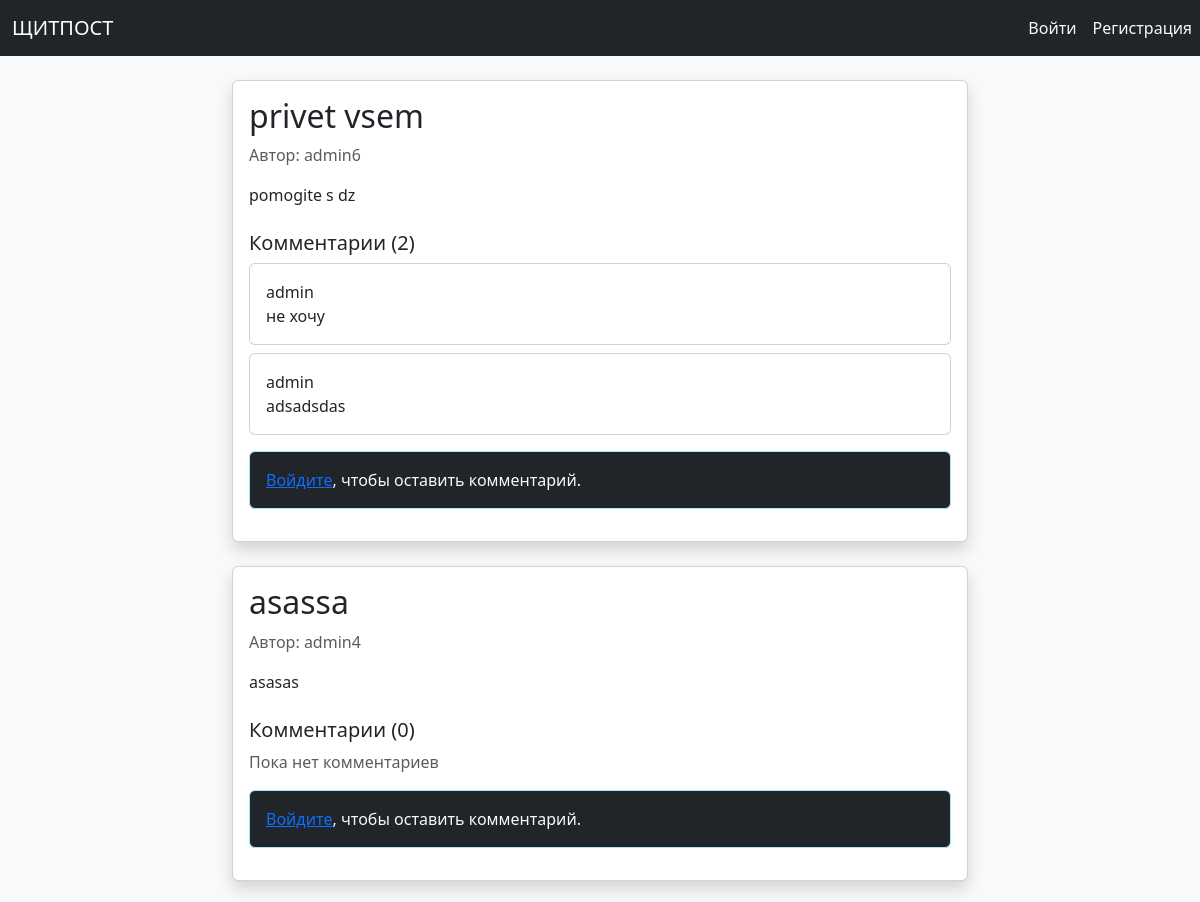
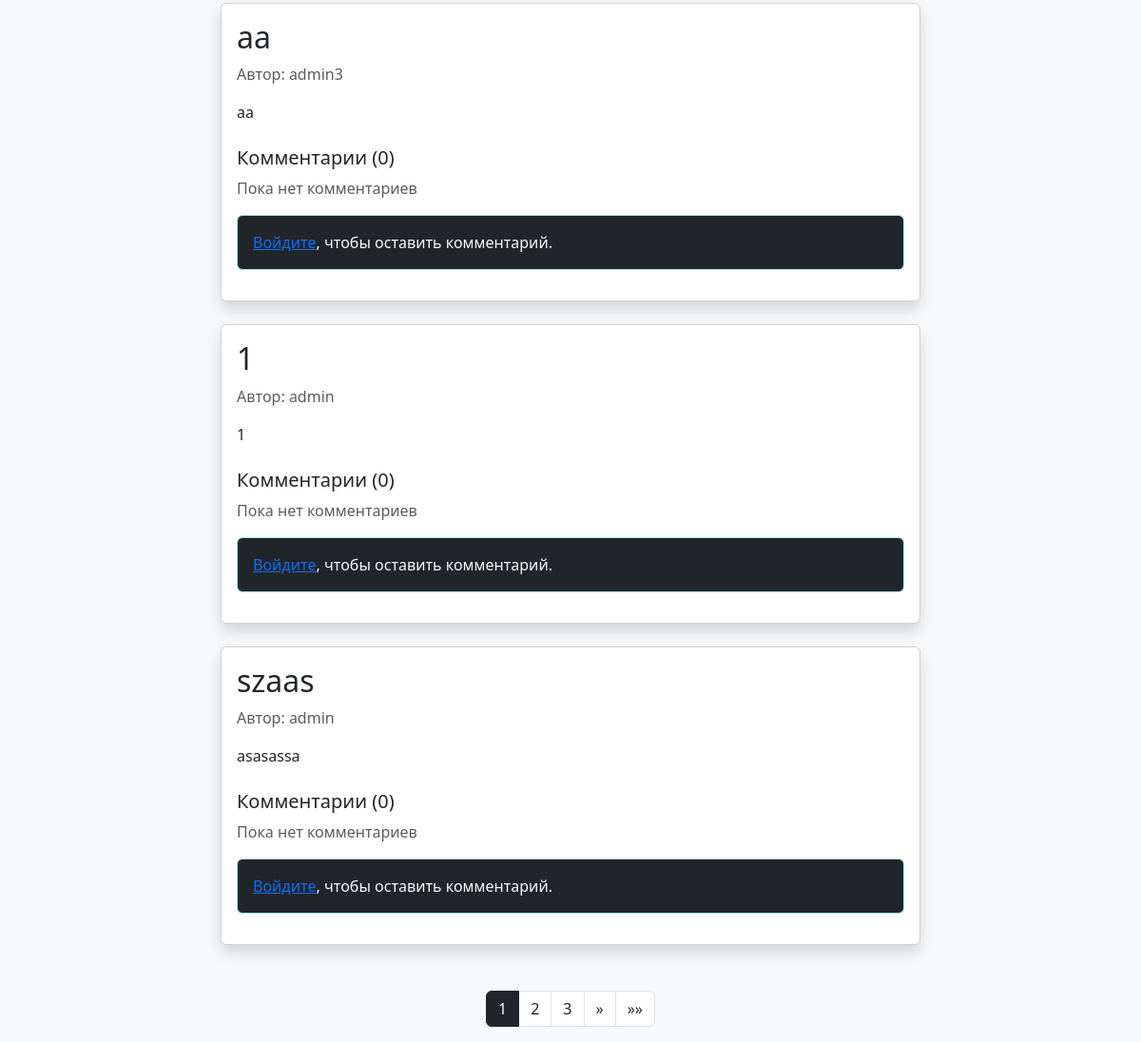
The page / on the database its author committed (2 pictures, top to bottom).
### poster/models.py (models this page shows)
class Post(models.Model):
    author=models.ForeignKey(User, on_delete=models.CASCADE)
    id=models.AutoField(primary_key=True)
    title=models.CharField(max_length=100)
    content=models.TextField()

class Comment(models.Model):
    id=models.AutoField(primary_key=True)
    author=models.ForeignKey(User, on_delete=models.CASCADE)
    post=models.ForeignKey(Post, on_delete=models.CASCADE)
    content=models.TextField()

### poster/views.py (the view)
# urls.py: path('', post_list, name='post_list'),
def post_list(request):
    all_posts = Post.objects.all().order_by('-id')
    paginator = Paginator(all_posts, 5)
    page = request.GET.get('page')
    try:
        posts = paginator.page(page)
    except PageNotAnInteger:
        posts = paginator.page(1)
    except EmptyPage:
        posts = paginator.page(paginator.num_pages)
    if request.method == 'POST':
        form = CommentForm(request.POST)
        if form.is_valid():
            comment = form.save(commit=False)
            comment.author = request.user
            comment.post_id = request.POST.get('post_id')
            comment.save()
            return redirect(f"{request.path}?page={posts.number}")
    else:
        form = CommentForm()
    return render(request, 'posts.html', {
        'posts': posts,
        'form': form,
    })

### poster/templates/posts.html (shortened to what this page needs)
{% extends 'base.html' %}
{% block content %}
<div class="row">
    <div class="col-md-8 mx-auto">
        {% for post in posts %}
            <div class="card mb-4 shadow">
                <div class="card-body">
                    <h2 class="card-title">{{ post.title }}</h2>
                    <p class="text-muted">Автор: {{ post.author.username }}</p>
                    <p class="card-text">{{ post.content }}</p>
                    <div class="mt-4">
                        <h5>Комментарии ({{ post.comment_set.count }})</h5>
                        {% for comment in post.comment_set.all %}
                            <div class="card mb-2">
                                <div class="card-body p-3">
                                    <div class="d-flex justify-content-between">
                                        <span class="text-primary text-dark">{{ comment.author.username }}</span>
                                    </div>
                                    <p class="mb-0">{{ comment.content }}</p>
                                </div>
                            </div>
                        {% empty %}
                            <p class="text-muted">Пока нет комментариев</p>
                        {% endfor %}
                    </div>
                    {% if user.is_authenticated %}
                        <form method="POST" class="mt-3">
                            {% csrf_token %}
                            <input type="hidden" name="post_id" value="{{ post.id }}">
                            <div class="mb-3">
                                {{ form.content }}
                            </div>
                            <button type="submit" class="btn btn-dark">Отправить комментарий</button>
                        </form>
                    {% else %}
                        <div class="alert alert-info mt-3 bg-dark text-light">
                            <a href="{% url 'login' %}">Войдите</a>, чтобы оставить комментарий.
                        </div>
                    {% endif %}
                </div>
            </div>
        {% endfor %}
    </div>
</div>
{% if posts.paginator.num_pages > 1 %}
<nav aria-label="Page navigation">
    <ul class="pagination justify-content-center mt-4 ">
        {% for num in posts.paginator.page_range %}
            {% if posts.number == num %}
                <li class="page-item active">
                    <span class="page-link bg-dark border-dark text-light">{{ num }}</span>
                </li>
            {% elif num > posts.number|add:-3 and num < posts.number|add:3 %}
                <li class="page-item">
                    <a class="page-link text-dark" href="?page={{ num }}">{{ num }}</a>
                </li>
            {% endif %}
        {% endfor %}
        {% if posts.has_next %}
            <li class="page-item">
                <a class="page-link text-dark" href="?page={{ posts.next_page_number }}" aria-label="Next">
                    <span aria-hidden="true">&raquo;</span>
                </a>
            </li>
            <li class="page-item">
                <a class="page-link text-dark" href="?page={{ posts.paginator.num_pages }}" aria-label="Last">
                    <span aria-hidden="true">&raquo;&raquo;</span>
                </a>
            </li>
        {% endif %}
    </ul>
</nav>
{% endif %}
{% endblock %}

### rows shown on the page
Post: title "privet vsem", author.username "admin6", content "pomogite s dz", comment_set.count "2"
Comment: author.username "admin", content "не хочу"
Comment: author.username "admin", content "adsadsdas"
Post: title "asassa", author.username "admin4", content "asasas", comment_set.count "0"
Post: title "aa", author.username "admin3", content "aa", comment_set.count "0"
Post: title "1", author.username "admin", content "1", comment_set.count "0"
Post: title "szaas", author.username "admin", content "asasassa", comment_set.count "0"

### other values the page prints
{{ num }} "1"
{{ num }} "2" "3"
